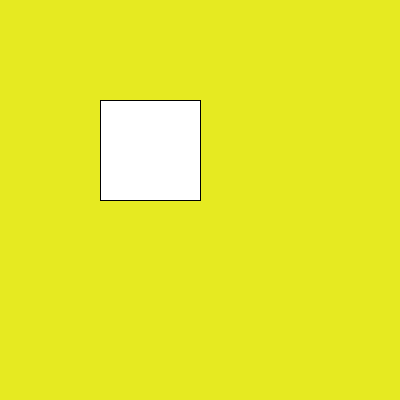
Frame 1 (no input)
Frame 60 (the mouse pressed at the canvas centre just before this capture): identical to frame 1, image omitted
Frame 120 (the mouse held since frame 60 and released just before this capture): identical to frame 1, image omitted

The Processing sketch that drew this single still picture (run headless with seeded random() and noise(); from frame 60 on, the mouse is pressed at the canvas centre):

// Processing sketch: keyboard_mouse_event
// ── keyboard_mouse_event.pde
PImage miImagen;

void setup(){
  size(400,400);
}

void draw(){
  background(#E6EA21);
  rect(100,100,100,100);
}

void keyPressed(){
  fill(255,0,0);
  println("Key Pressed!!!!");
}

void mouseClicked(){
  fill(0,255,0);
  println("Mouse Clicked!!!!");
}
